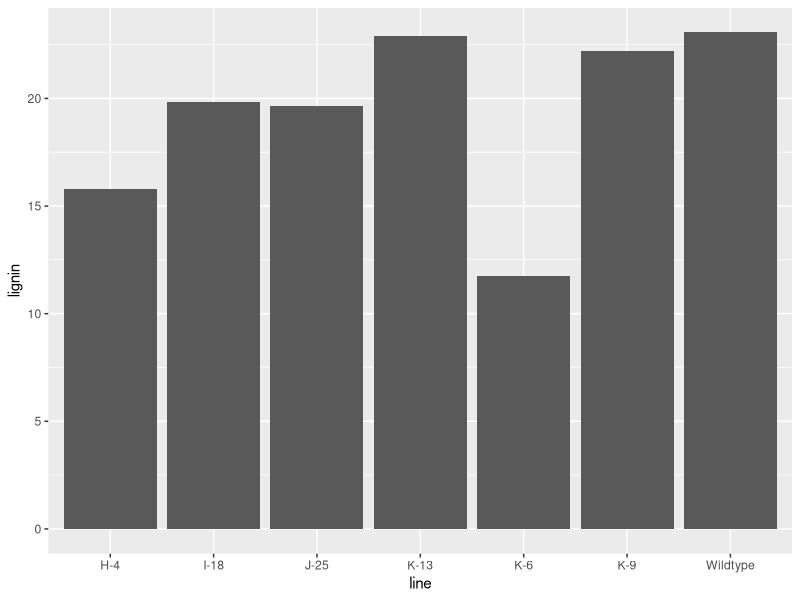
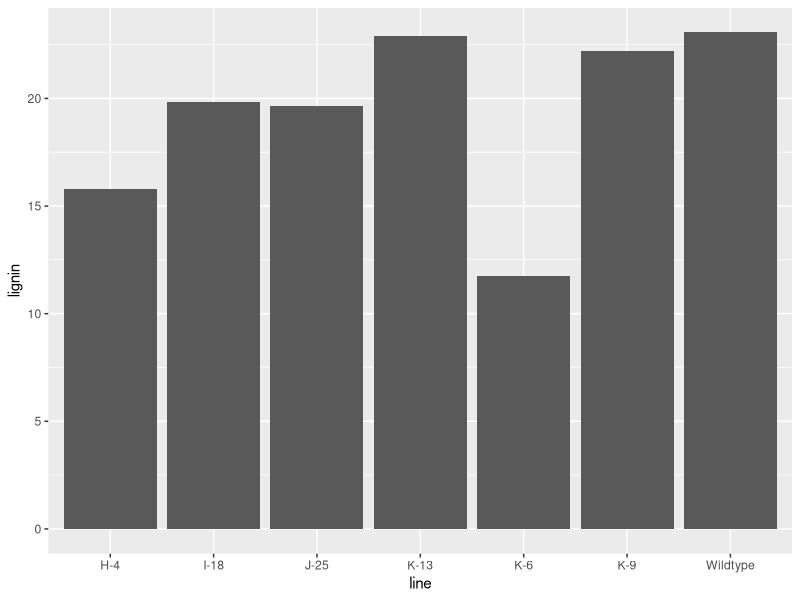
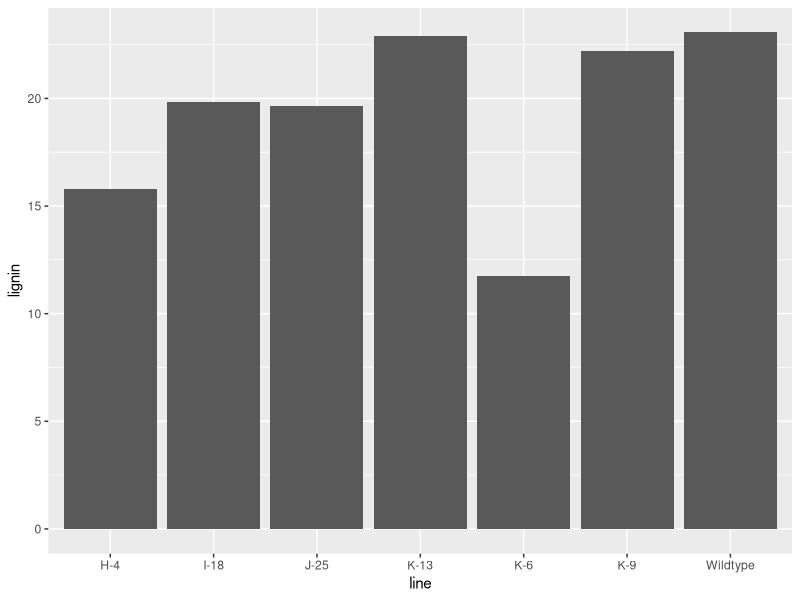
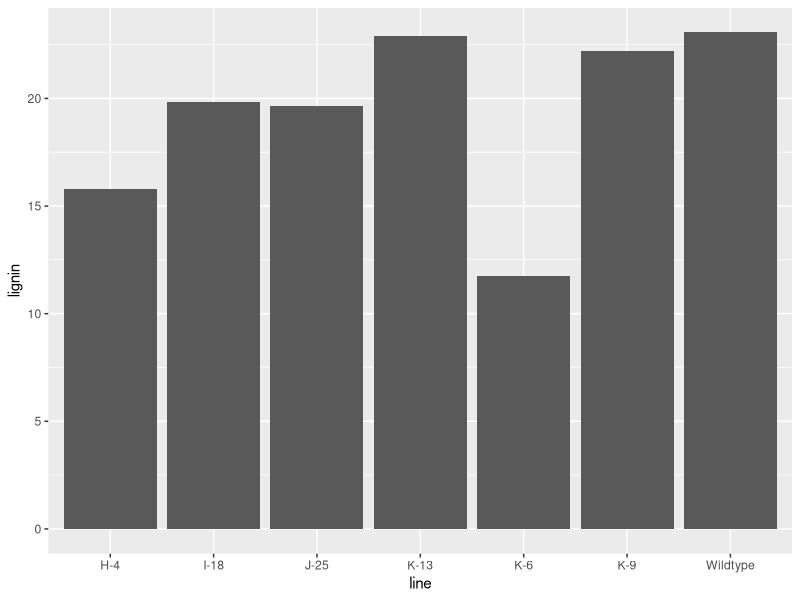
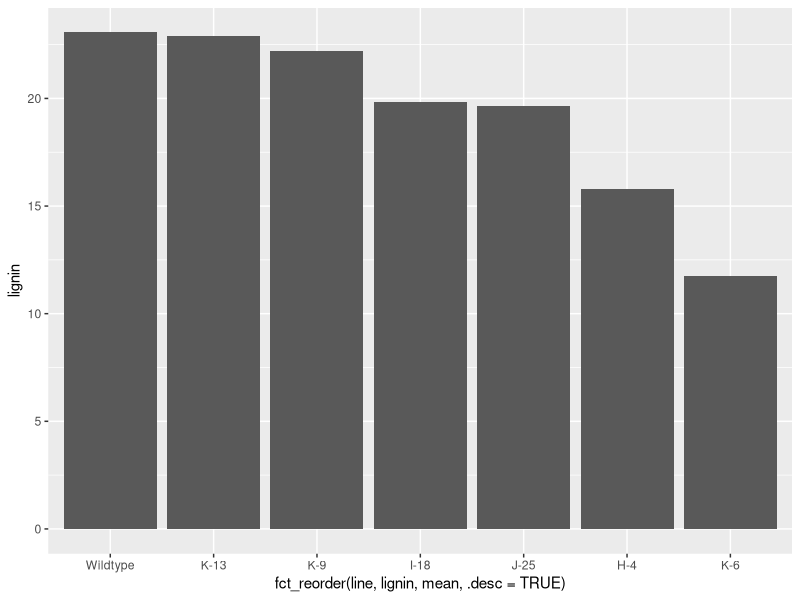
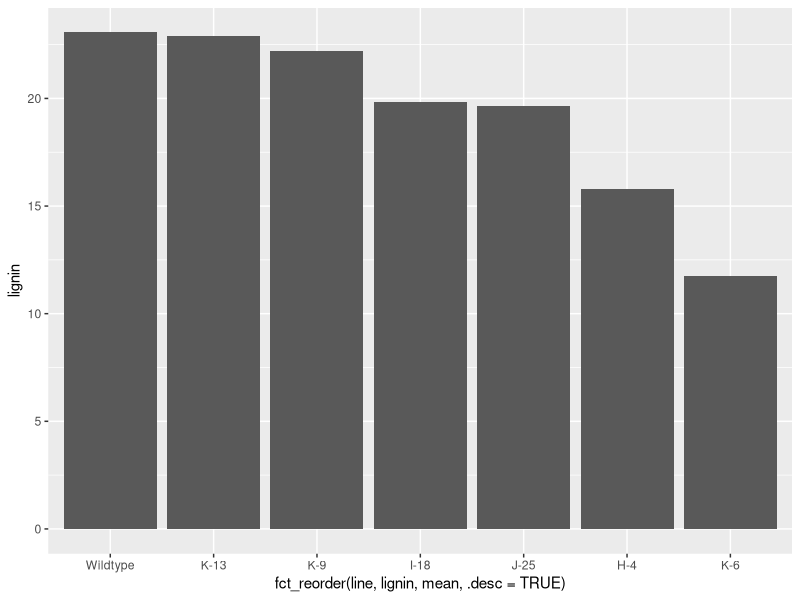
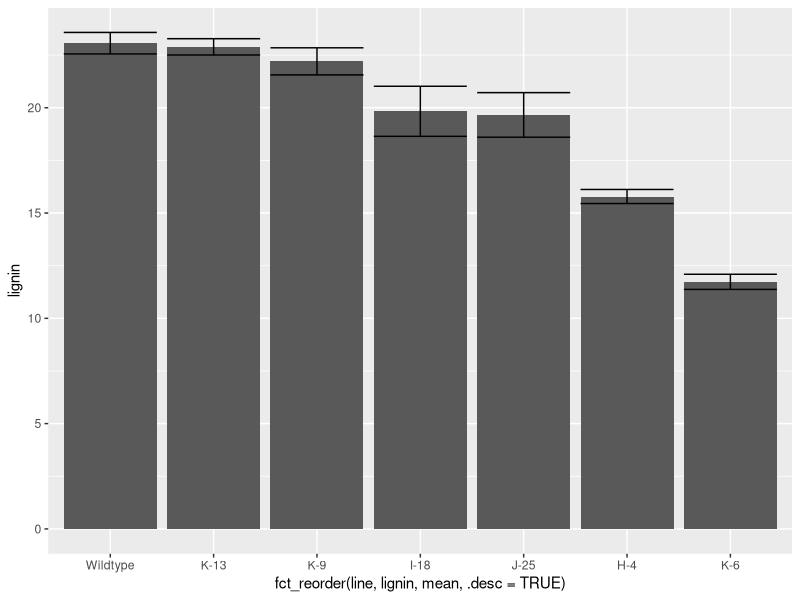
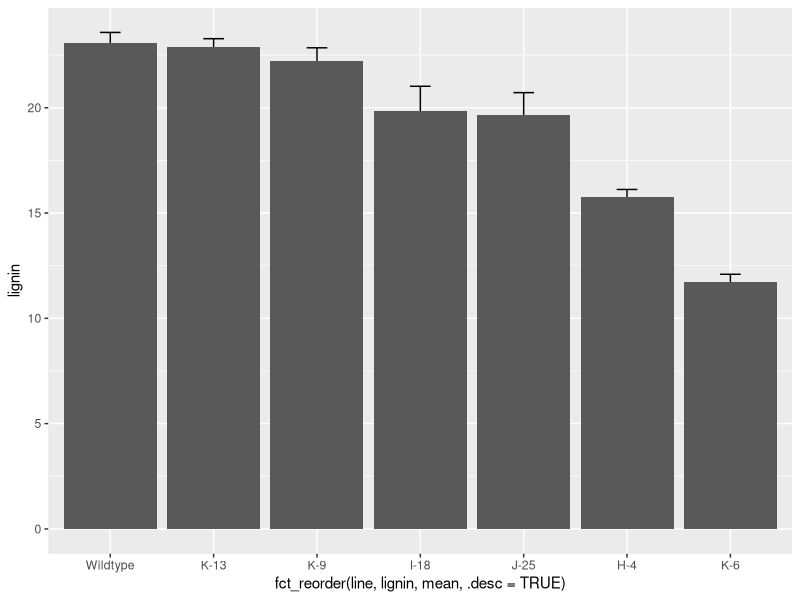

Reproduce these figures in R, in order.
## ---- chunk 1
theme_sulis <- function(base_size = 8) {
  theme_minimal(
    base_size = base_size
  ) %+replace%
    theme(
      axis.ticks = element_blank(),
      axis.text.x = element_text(
        size = base_size,
        colour = "black",
        margin = margin(1, 1, 1, 1)
      ),
      axis.text.y = element_text(
        colour = "black",
        size = base_size,
        angle = 0,
        vjust = 0.5,
        hjust = 1,
        margin = margin(1, 1, 1, 1)
      ),
      axis.title = element_text(
        colour = "black",
        size = base_size
      ),
      axis.line = element_line(),
      panel.grid.major = element_blank(),
      panel.grid.minor = element_blank(),
      legend.text = element_text(size = base_size),
      legend.key.height = unit(4, "mm"),
      complete = TRUE
    )
}
## ---- chunk 2
#| echo: true
library(tidyverse)
sulis_bar_data <- read_tsv(file = "data/Sulis2023_fig3EF.tsv")
## ---- chunk 3
#| echo: true
library(tidyverse)
sulis_bar_data <- read_tsv("data/Sulis2023_fig3EF.tsv")
sulis_bar_data
## ---- chunk 4
#| echo: true
#| code-line-numbers: "7-11|13"
#| output-location: column-fragment
panel_E <- ggplot(
  data = sulis_bar_data,
  aes(
    x = line,
    y = lignin
  )
) +
  geom_bar(
    stat = "summary",
    fun.y = "mean"
  )

panel_E
## ---- chunk 5
#| echo: true
#| output-location: column-fragment
panel_E <- ggplot() +
  geom_bar(
    data = sulis_bar_data,
    aes(
      x = line,
      y = lignin
    ),
    stat = "summary",
    fun.y = "mean"
  )

panel_E
## ---- chunk 6
panel_E <- ggplot(
  data = sulis_bar_data,
  aes(
    x = line,
    y = lignin
  )
) +
  geom_bar(
    stat = "summary",
    fun.y = "mean"
  )

panel_E
## ---- chunk 7
#| echo: true
#| output-location: column
panel_E <- ggplot(
  data = sulis_bar_data,
  aes(
    x = line,
    y = lignin
  )
) +
  geom_bar(
    stat = "summary",
    fun.y = "mean"
  )

panel_E
## ---- chunk 8
#| echo: true
#| code-line-numbers: "4-9"
#| output-location: column
panel_E <- ggplot(
  data = sulis_bar_data,
  aes(
    x = fct_reorder(
      line,
      lignin,
      mean,
      .desc = TRUE
    ),
    y = lignin
  )
) +
  geom_bar(
    stat = "summary",
    fun.y = "mean"
  )

panel_E
## ---- chunk 9
#| echo: true
#| output-location: column
panel_E <- ggplot(
  data = sulis_bar_data,
  aes(
    x = fct_reorder(
      line,
      lignin,
      mean,
      .desc = TRUE
    ),
    y = lignin
  )
) +
  geom_bar(
    stat = "summary",
    fun.y = "mean"
  )

panel_E
## ---- chunk 10
#| echo: true
#| code-line-numbers: "17-20"
#| output-location: column
panel_E <- ggplot(
  data = sulis_bar_data,
  aes(
    x = fct_reorder(
      line,
      lignin,
      mean,
      .desc = TRUE
    ),
    y = lignin
  )
) +
  geom_bar(
    stat = "summary",
    fun = "mean"
  ) +
  geom_errorbar(
    stat = "summary",
    fun.data = "mean_se"
  )

panel_E
## ---- chunk 11
#| echo: true
#| code-line-numbers: "13-21"
#| output-location: column
panel_E <- ggplot(
  data = sulis_bar_data,
  aes(
    x = fct_reorder(
      line,
      lignin,
      mean,
      .desc = TRUE
    ),
    y = lignin
  )
) +
  geom_errorbar(
    stat = "summary",
    fun.data = "mean_se",
    width = 0.2
  ) +
  geom_bar(
    stat = "summary",
    fun = "mean"
  )

panel_E
## ---- chunk 12
#| echo: true
#| code-line-numbers: "17"
#| output-location: column
panel_E <- ggplot(
  data = sulis_bar_data,
  aes(
    x = fct_reorder(
      line,
      lignin,
      mean,
      .desc = TRUE
    ),
    y = lignin
  )
) +
  geom_bar(
    stat = "summary",
    fun = "mean"
  ) +
  geom_jitter(width = 0.1)

panel_E
## ---- chunk 13
#| echo: true
#| output-location: column
panel_E <- ggplot(
  data = sulis_bar_data,
  aes(
    x = fct_reorder(
      line,
      lignin,
      mean,
      .desc = TRUE
    ),
    y = lignin
  )
) +
  geom_bar(
    stat = "summary",
    fun = "mean"
  ) +
  geom_jitter(width = 0.1)

panel_E
## ---- chunk 14
#| echo: true
#| code-line-numbers: "19-22"
#| output-location: column
library(ggtext)
panel_E <- ggplot(
  data = sulis_bar_data,
  aes(
    x = fct_reorder(
      line,
      lignin,
      mean,
      .desc = TRUE
    ),
    y = lignin
  )
) +
  geom_bar(
    stat = "summary",
    fun = "mean"
  ) +
  geom_jitter(width = 0.1) +
  coord_cartesian(
    ylim = c(10, 26),
    expand = FALSE
  )

panel_E
## ---- chunk 15
#| echo: true
#| output-location: column
panel_E <- ggplot(
  data = sulis_bar_data,
  aes(
    x = fct_reorder(
      line,
      lignin,
      mean,
      .desc = TRUE
    ),
    y = lignin
  )
) +
  geom_bar(
    stat = "summary",
    fun = "mean"
  ) +
  geom_jitter(width = 0.1)

panel_E
## ---- chunk 16
#| echo: true
#| code-line-numbers: "13-15|17,20"
#| output-location: column
panel_E <- ggplot(
  data = sulis_bar_data,
  aes(
    x = fct_reorder(
      line,
      lignin,
      mean,
      .desc = TRUE
    ),
    y = lignin
  )
) +
  scale_fill_distiller(
    palette = "Greys"
  ) + # colorbrewer2.org palettes
  geom_bar(
    aes(fill = lignin),
    stat = "summary",
    fun = "mean",
    colour = "black"
  ) +
  geom_jitter(width = 0.1)

panel_E
## ---- chunk 17
#| echo: true
#| code-line-numbers: "17"
#| output-location: column
panel_E <- ggplot(
  data = sulis_bar_data,
  aes(
    x = fct_reorder(
      line,
      lignin,
      mean,
      .desc = TRUE
    ),
    y = lignin
  )
) +
  scale_fill_distiller(
    palette = "Greys"
  ) +
  geom_bar(
    aes(fill = after_stat(y)),
    stat = "summary",
    fun = "mean",
    colour = "black"
  ) +
  geom_jitter(width = 0.1)

panel_E
## ---- chunk 18
#| echo: true
#| output-location: column
panel_E <- ggplot(
  data = sulis_bar_data,
  aes(
    x = fct_reorder(
      line,
      lignin,
      mean,
      .desc = TRUE
    ),
    y = lignin
  )
) +
  scale_fill_distiller(
    palette = "Greys"
  ) +
  geom_bar(
    aes(fill = after_stat(y)),
    stat = "summary",
    fun = "mean",
    colour = "black"
  ) +
  geom_jitter(width = 0.1)

panel_E
## ---- chunk 19
#| echo: true
#| code-line-numbers: "1|24-30"
#| output-location: column
library(ggtext)
panel_E <- ggplot(
  data = sulis_bar_data,
  aes(
    x = fct_reorder(
      line,
      lignin,
      mean,
      .desc = TRUE
    ),
    y = lignin
  )
) +
  scale_fill_distiller(
    palette = "Greys"
  ) +
  geom_bar(
    aes(fill = after_stat(y)),
    stat = "summary",
    fun = "mean",
    colour = "black"
  ) +
  geom_jitter(width = 0.1) +
  labs(
    x = NULL,
    y = "<b>Lignin content</b> (% wt)"
  ) +
  theme(
    axis.title.y = element_markdown()
  )

panel_E
## ---- chunk 20
#| echo: true
#| output-location: column
library(ggtext)
panel_E <- ggplot(
  data = sulis_bar_data,
  aes(
    x = fct_reorder(
      line,
      lignin,
      mean,
      .desc = TRUE
    ),
    y = lignin
  )
) +
  scale_fill_distiller(
    palette = "Greys"
  ) +
  geom_bar(
    aes(fill = after_stat(y)),
    stat = "summary",
    fun = "mean",
    colour = "black"
  ) +
  geom_jitter(width = 0.1) +
  labs(
    x = NULL,
    y = "<b>Lignin content</b> (% wt)"
  ) +
  theme(
    axis.title.y = element_markdown()
  )

panel_E
## ---- chunk 21
#| echo: true
#| code-line-numbers: "29-34"
#| output-location: column
panel_E <- ggplot(
  data = sulis_bar_data,
  aes(
    x = fct_reorder(
      line,
      lignin,
      mean,
      .desc = TRUE
    ),
    y = lignin
  )
) +
  scale_fill_distiller(
    palette = "Greys"
  ) +
  geom_bar(
    aes(fill = ..y..),
    stat = "summary",
    fun = "mean",
    colour = "black"
  ) +
  geom_jitter(width = 0.1) +
  labs(
    x = NULL,
    y = "<b>Lignin content</b> (% wt)"
  ) +
  theme(
    axis.title.y = element_markdown(),
    axis.text.x = element_text(
      angle = 90,
      vjust = 0.5,
      hjust = 1
    )
  )

panel_E
## ---- chunk 22
#| echo: true
#| output-location: column
panel_E <- ggplot(
  data = sulis_bar_data,
  aes(
    x = fct_reorder(
      line,
      lignin,
      mean,
      .desc = TRUE
    ),
    y = lignin
  )
) +
  scale_fill_distiller(
    palette = "Greys"
  ) +
  geom_bar(
    aes(fill = ..y..),
    stat = "summary",
    fun = "mean",
    colour = "black"
  ) +
  geom_jitter(width = 0.1) +
  labs(
    x = NULL,
    y = "<b>Lignin content</b> (% wt)"
  ) +
  theme(
    axis.title.y = element_markdown(),
    axis.text.x = element_text(
      angle = 90,
      vjust = 0.5,
      hjust = 1
    )
  )

panel_E
## ---- chunk 23
#| echo: true
#| code-line-numbers: "34"
#| output-location: column
panel_E <- ggplot(
  data = sulis_bar_data,
  aes(
    x = fct_reorder(
      line,
      lignin,
      mean,
      .desc = TRUE
    ),
    y = lignin
  )
) +
  scale_fill_distiller(
    palette = "Greys"
  ) +
  geom_bar(
    aes(fill = ..y..),
    stat = "summary",
    fun = "mean",
    colour = "black"
  ) +
  geom_jitter(width = 0.1) +
  labs(
    x = NULL,
    y = "<b>Lignin content</b> (% wt)"
  ) +
  theme(
    axis.title.y = element_markdown(),
    axis.text.x = element_text(
      angle = 90,
      vjust = 0.5,
      hjust = 1
    ),
    legend.position = "none"
  )

panel_E
## ---- chunk 24
#| echo: true
#| output-location: column
panel_E <- ggplot(
  data = sulis_bar_data,
  aes(
    x = fct_reorder(
      line,
      lignin,
      mean,
      .desc = TRUE
    ),
    y = lignin
  )
) +
  scale_fill_distiller(
    palette = "Greys"
  ) +
  geom_bar(
    aes(fill = ..y..),
    stat = "summary",
    fun = "mean",
    colour = "black"
  ) +
  geom_jitter(width = 0.1) +
  labs(
    x = NULL,
    y = "<b>Lignin content</b> (% wt)"
  ) +
  theme(
    axis.title.y = element_markdown(),
    axis.text.x = element_text(
      angle = 90,
      vjust = 0.5,
      hjust = 1
    ),
    legend.position = "none"
  )

panel_E
## ---- chunk 25
#| echo: true
#| code-line-numbers: "23-28|33-37|38"
#| output-location: column
panel_E <- ggplot(
  data = sulis_bar_data,
  aes(
    x = fct_reorder(
      line,
      lignin,
      mean,
      .desc = TRUE
    ),
    y = lignin
  )
) +
  scale_fill_distiller(
    palette = "Greys"
  ) +
  geom_bar(
    aes(fill = ..y..),
    stat = "summary",
    fun = "mean",
    colour = "black",
    width = 0.8
  ) +
  geom_jitter(
    width = 0.1,
    shape = 21,
    fill = "black",
    colour = "white"
  ) +
  labs(
    x = NULL,
    y = "<b>Lignin content</b> (% wt)"
  ) +
  scale_y_continuous(
    expand = expansion(
      mult = c(0, 0.05)
    )
  ) +
  theme_sulis() +
  theme(
    axis.title.y = element_markdown(),
    axis.text.x = element_text(
      angle = 90,
      vjust = 0.5,
      hjust = 1
    ),
    legend.position = "none"
  )

panel_E
## ---- chunk 26
panel_E <- ggplot(
  data = sulis_bar_data,
  aes(
    x = fct_reorder(
      line,
      lignin,
      mean,
      .desc = TRUE
    ),
    y = lignin
  )
) +
  scale_fill_distiller(
    palette = "Greys"
  ) +
  geom_bar(
    aes(fill = ..y..),
    stat = "summary",
    fun = "mean",
    colour = "black",
    width = 0.8
  ) +
  geom_jitter(
    width = 0.1,
    shape = 21,
    fill = "black",
    colour = "white"
  ) +
  labs(
    x = NULL,
    y = "<b>Lignin content</b> (% wt)"
  ) +
  scale_y_continuous(
    expand = expansion(
      mult = c(0, 0.05)
    )
  ) +
  theme_sulis() +
  theme(
    axis.title.y = element_markdown(),
    axis.text.x = element_text(
      angle = 90,
      vjust = 0.5,
      hjust = 1
    ),
    legend.position = "none"
  )

panel_E
## ---- chunk 27
#| echo: true
#| code-line-numbers: "1|9|14|31"
#| output-location: column-fragment
panel_F <- ggplot(
  data = sulis_bar_data,
  aes(
    x = fct_reorder(
      line,
      lignin,
      mean,
      .desc = TRUE
    ),
    y = CL
  )
) +
  scale_fill_distiller(
    palette = "Greys",
    direction = 1
  ) +
  geom_bar(
    aes(fill = ..y..),
    stat = "summary",
    fun = "mean",
    colour = "black",
    width = 0.8
  ) +
  geom_jitter(
    width = 0.1,
    shape = 21,
    fill = "black",
    colour = "white"
  ) +
  labs(
    x = NULL,
    y = "<b>C/L ratio</b>"
  ) +
  scale_y_continuous(
    expand = expansion(
      mult = c(0, 0.05)
    )
  ) +
  theme_sulis() +
  theme(
    axis.title.y = element_markdown(),
    axis.text.x = element_text(
      angle = 90,
      vjust = 0.5,
      hjust = 1
    ),
    legend.position = "none"
  )

panel_F
## ---- chunk 28
#| echo: true
sulis_scatter_data <- read_tsv("data/Sulis2023_fig3G.tsv")
## ---- chunk 29
#| echo: true
#| code-line-numbers: ""
#| output-location: column
panel_K <- ggplot(
  data = sulis_scatter_data,
  aes(
    x = rel_lignin,
    y = rel_volume
  )
) +
  geom_point() +
  theme_sulis()

panel_K
## ---- chunk 30
#| echo: true
#| code-line-numbers: "8-13"
#| output-location: column
panel_K <- ggplot(
  data = sulis_scatter_data,
  aes(
    x = rel_lignin,
    y = rel_volume
  )
) +
  geom_point(
    aes(colour = type)
  ) +
  scale_colour_manual(
    values = c("blue", "red")
  ) +
  theme_sulis()

panel_K
## ---- chunk 31
#| echo: true
#| code-line-numbers: "12"
#| output-location: column
panel_K <- ggplot(
  data = sulis_scatter_data,
  aes(
    x = rel_lignin,
    y = rel_volume
  )
) +
  geom_point(
    aes(colour = type)
  ) +
  scale_colour_manual(
    values = c("#275d95", "#d25952")
  ) +
  theme_sulis()

panel_K
## ---- chunk 32
#| echo: true
#| code-line-numbers: "11-13|15"
#| output-location: column-fragment
panel_K <- ggplot(
  data = sulis_scatter_data,
  aes(
    x = rel_lignin,
    y = rel_volume
  )
) +
  geom_point(
    aes(
      colour = type,
      fill = after_scale(
        alpha(colour, 0.4)
      )
    ),
    shape = "circle filled"
  ) +
  scale_colour_manual(
    values = c("#275d95", "#d25952")
  ) +
  theme_sulis()

panel_K
## ---- chunk 33
#| echo: true
#| code-line-numbers: "20-23"
#| output-location: column
panel_K <- ggplot(
  data = sulis_scatter_data,
  aes(
    x = rel_lignin,
    y = rel_volume
  )
) +
  geom_point(
    aes(
      colour = type,
      fill = after_scale(
        alpha(colour, 0.4)
      )
    ),
    shape = "circle filled"
  ) +
  scale_colour_manual(
    values = c("#275d95", "#d25952")
  ) +
  theme_sulis() +
  theme(
    legend.position = c(0.25, 0.95),
    legend.title = element_blank()
  )

panel_K
## ---- chunk 34
#| echo: true
#| code-line-numbers: "8-12"
#| output-location: column
panel_K <- ggplot(
  data = sulis_scatter_data,
  aes(
    x = rel_lignin,
    y = rel_volume
  )
) +
  geom_hline(
    yintercept = 100,
    colour = "grey",
    linetype = "dashed"
  ) +
  geom_point(
    aes(
      colour = type,
      fill = after_scale(alpha(colour, 0.4))
    ),
    shape = "circle filled"
  ) +
  scale_colour_manual(
    values = c("#275d95", "#d25952")
  ) +
  theme_sulis() +
  theme(
    legend.position = c(0.25, 0.95),
    legend.title = element_blank()
  )

panel_K
## ---- chunk 35
#| fig-height: 3
panel_K <- ggplot(
  data = sulis_scatter_data,
  aes(
    x = rel_lignin,
    y = rel_volume
  )
) +
  geom_hline(
    yintercept = 100,
    colour = "grey",
    linetype = "dashed"
  ) +
  geom_point(
    aes(
      colour = type,
      fill = after_scale(alpha(colour, 0.4))
    ),
    shape = "circle filled"
  ) +
  scale_colour_manual(
    values = c("#275d95", "#d25952")
  ) +
  labs(
    x = "**Lignin content** (% of wildtype)",
    y = "<b>Stem volume</b> (% of wildtype)"
  ) +
  theme_sulis() +
  theme(
    axis.title.x = element_markdown(),
    axis.title.y = element_markdown(),
    legend.position = c(0.25, 0.95),
    legend.title = element_blank()
  )

panel_K
## ---- chunk 36
sulis_scatter_data[c(98:110), ]
## ---- chunk 37
#| echo: true
#| code-line-numbers: "1|21-23"
#| output-location: column-fragment
library(ggrepel)
panel_K <- ggplot(
  data = sulis_scatter_data,
  aes(
    x = rel_lignin,
    y = rel_volume
  )
) +
  geom_hline(
    yintercept = 100,
    colour = "grey",
    linetype = "dashed"
  ) +
  geom_point(
    aes(
      colour = type,
      fill = after_scale(alpha(colour, 0.4))
    ),
    shape = "circle filled"
  ) +
  geom_label_repel(
    aes(label = label),
  ) +
  scale_colour_manual(
    values = c("#275d95", "#d25952")
  ) +
  labs(
    x = "**Lignin content** (% of wildtype)",
    y = "<b>Stem volume</b> (% of wildtype)"
  ) +
  theme_sulis() +
  theme(
    axis.title.x = element_markdown(),
    axis.title.y = element_markdown(),
    legend.position = c(0.25, 0.95),
    legend.title = element_blank()
  )

panel_K
## ---- chunk 38
#| echo: true
#| code-line-numbers: "23"
#| output-location: column-fragment
library(ggrepel)
panel_K <- ggplot(
  data = sulis_scatter_data,
  aes(
    x = rel_lignin,
    y = rel_volume
  )
) +
  geom_hline(
    yintercept = 100,
    colour = "grey",
    linetype = "dashed"
  ) +
  geom_point(
    aes(
      colour = type,
      fill = after_scale(alpha(colour, 0.4))
    ),
    shape = "circle filled"
  ) +
  geom_label_repel(
    aes(label = label),
    size = 8
  ) +
  scale_colour_manual(
    values = c("#275d95", "#d25952")
  ) +
  labs(
    x = "**Lignin content** (% of wildtype)",
    y = "<b>Stem volume</b> (% of wildtype)"
  ) +
  theme_sulis() +
  theme(
    axis.title.x = element_markdown(),
    axis.title.y = element_markdown(),
    legend.position = c(0.25, 0.95),
    legend.title = element_blank()
  )

panel_K
## ---- chunk 39
#| echo: true
#| code-line-numbers: "1|24"
#| output-location: column-fragment
ggtext_size <- 8 / (14 / 5)
library(ggrepel)
panel_K <- ggplot(
  data = sulis_scatter_data,
  aes(
    x = rel_lignin,
    y = rel_volume
  )
) +
  geom_hline(
    yintercept = 100,
    colour = "grey",
    linetype = "dashed"
  ) +
  geom_point(
    aes(
      colour = type,
      fill = after_scale(alpha(colour, 0.4))
    ),
    shape = "circle filled"
  ) +
  geom_label_repel(
    aes(label = label),
    size = ggtext_size
  ) +
  scale_colour_manual(
    values = c("#275d95", "#d25952")
  ) +
  labs(
    x = "**Lignin content** (% of wildtype)",
    y = "<b>Stem volume</b> (% of wildtype)"
  ) +
  theme_sulis() +
  theme(
    axis.title.x = element_markdown(),
    axis.title.y = element_markdown(),
    legend.position = c(0.25, 0.95),
    legend.title = element_blank()
  )

panel_K
## ---- chunk 40
#| echo: true
#| code-line-numbers: "25-27"
#| output-location: column
ggtext_size <- 8 / (14 / 5)
library(ggrepel)
panel_K <- ggplot(
  data = sulis_scatter_data,
  aes(
    x = rel_lignin,
    y = rel_volume
  )
) +
  geom_hline(
    yintercept = 100,
    colour = "grey",
    linetype = "dashed"
  ) +
  geom_point(
    aes(
      colour = type,
      fill = after_scale(alpha(colour, 0.4))
    ),
    shape = "circle filled"
  ) +
  geom_label_repel(
    aes(label = label),
    size = ggtext_size,
    label.size = NA,
    fill = rgb(1, 1, 1, 0.5),
    min.segment.length = 0
  ) +
  scale_colour_manual(
    values = c("#275d95", "#d25952")
  ) +
  labs(
    x = "**Lignin content** (% of wildtype)",
    y = "<b>Stem volume</b> (% of wildtype)"
  ) +
  theme_sulis() +
  theme(
    axis.title.x = element_markdown(),
    axis.title.y = element_markdown(),
    legend.position = c(0.25, 0.95),
    legend.title = element_blank()
  )

panel_K
## ---- chunk 41
#| echo: true
#| fig-height: 3
#| fig-width: 8
library(patchwork)
panel_E + panel_F + panel_K
## ---- chunk 42
#| echo: true
#| fig-height: 3
#| fig-width: 8
library(patchwork)
panel_E + panel_F + panel_K
## ---- chunk 43
#| echo: true
#| fig-height: 3
#| fig-width: 8
library(patchwork)
panel_E + panel_F + free(panel_K, type = "label")
## ---- chunk 44
#| echo: true
#| fig-height: 3
#| fig-width: 8
library(patchwork)
panel_E + panel_F + free(panel_K, type = "label") +
  plot_layout(widths = c(1, 1, 1.75))
## ---- chunk 45
#| echo: true
#| fig-height: 3
#| fig-width: 8
library(patchwork)
panel_E + panel_F + free(panel_K, type = "label") +
  plot_layout(widths = c(1, 1, 1.75)) &
  plot_annotation(tag_levels = "A")
## ---- chunk 46
#| echo: true
#| fig-height: 3
#| fig-width: 8
library(patchwork)
panel_E + panel_F + free(panel_K, type = "label") +
  plot_layout(widths = c(1, 1, 1.75)) &
  plot_annotation(tag_levels = list(c("E", "F", "K"))) &
  theme(plot.tag = element_text(size = 10, face = "bold"))
## ---- chunk 47
#| fig-height: 2.5
#| fig-width: 10
library(patchwork)
panel_E + panel_F + free(panel_K, type = "label") +
  plot_layout(widths = c(1, 1, 1.75)) &
  plot_annotation(tag_levels = list(c("E", "F", "K"))) &
  theme(plot.tag = element_text(
    size = 10, face = "bold"
  ))
## ---- chunk 48
#| echo: true
ggsave(
  "images/fig3.pdf",
  width = 180,
  height = 60,
  units = "mm"
)
## ---- chunk 49
#| echo: true
library(ragg)
ggsave(
  "images/fig3.png",
  width = 180,
  height = 60,
  units = "mm",
  device = agg_png
)
